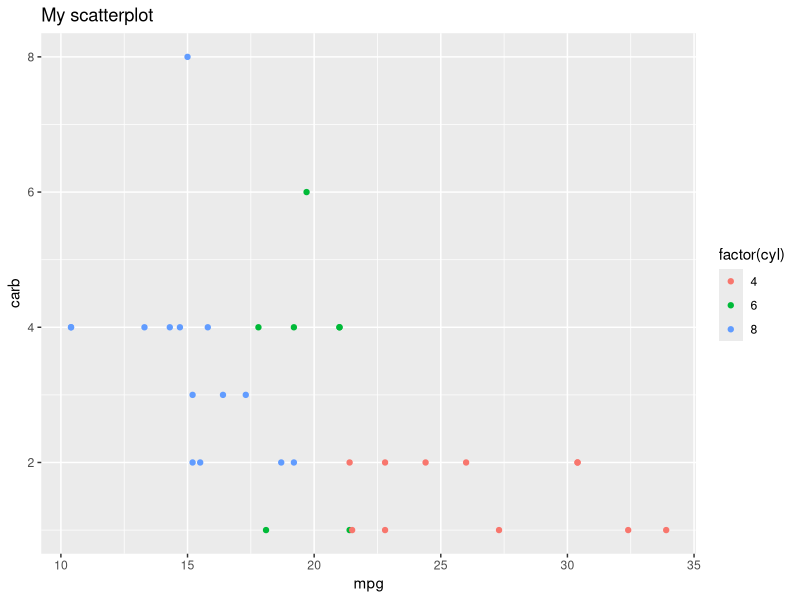
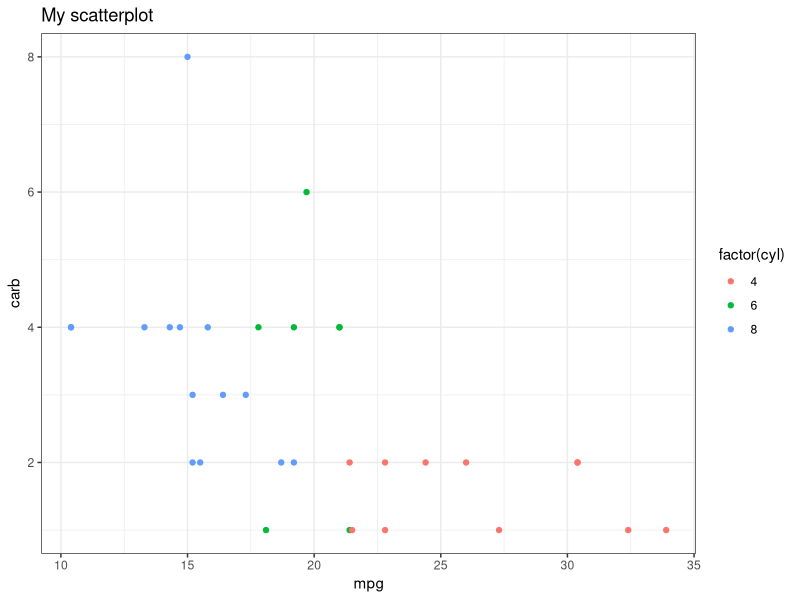
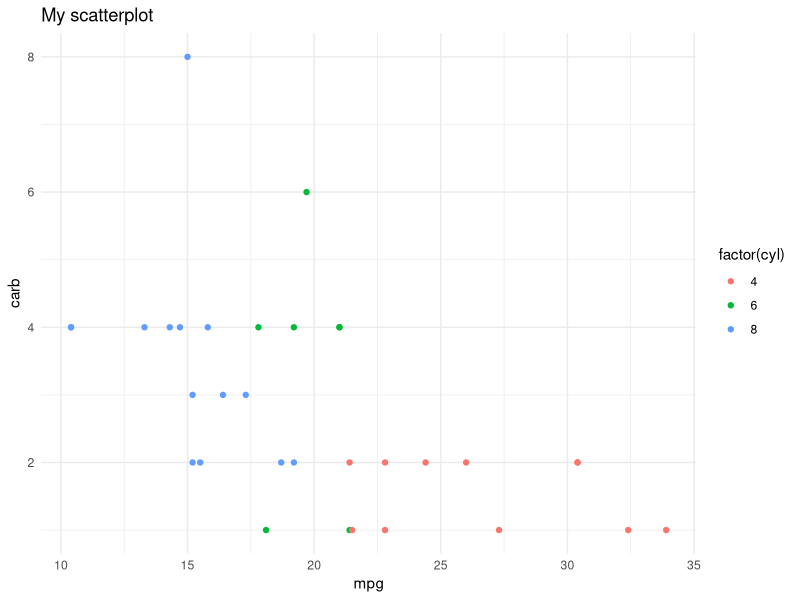
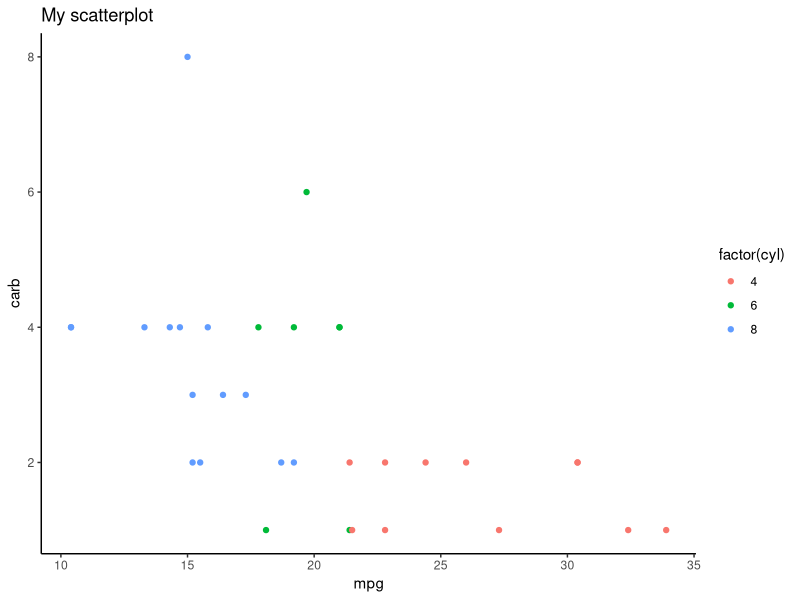
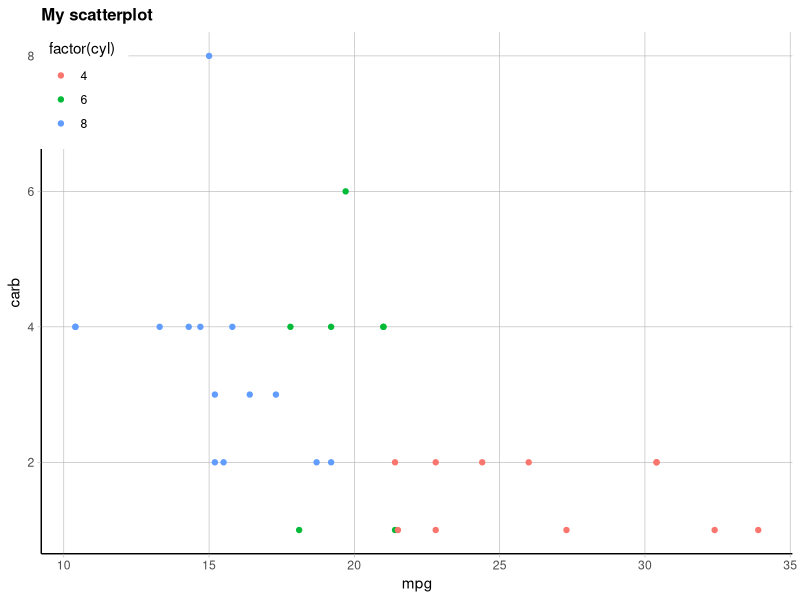
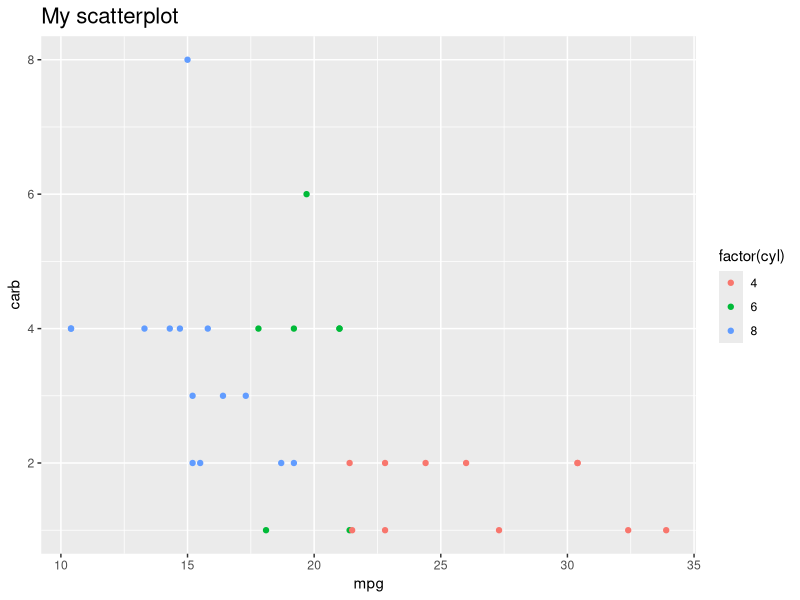
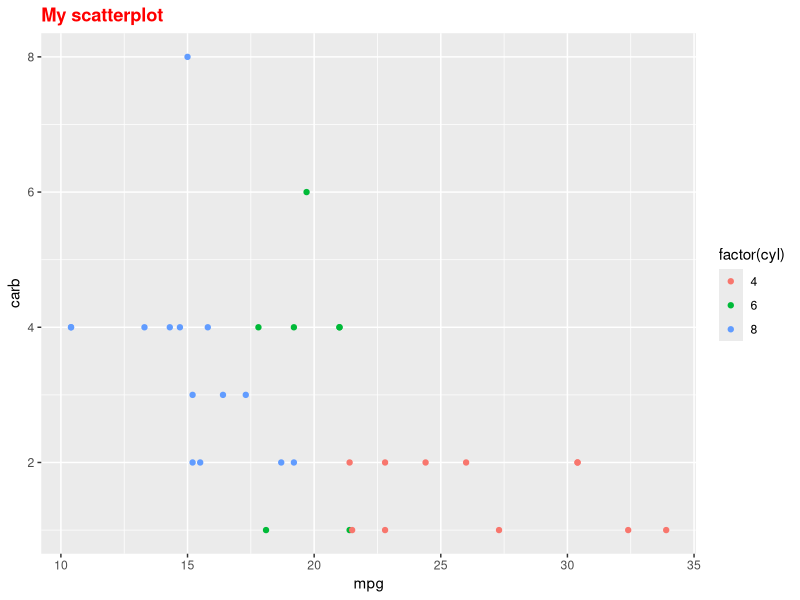
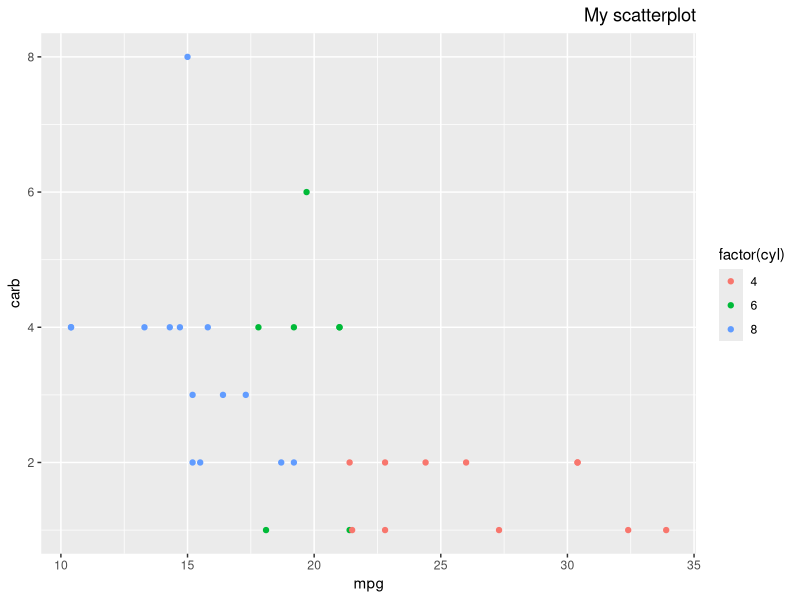

The R script that drew these images, in order:
## ---- chunk 1
library(tidyverse)

p <- ggplot(mtcars, aes(x = mpg, y = carb, color = factor(cyl))) +
  geom_point() +
  labs(title = "My scatterplot")
p
## ---- chunk 2
p + theme_bw()
## ---- chunk 3
p + theme_minimal()
## ---- chunk 4
p + theme_classic()
## ---- chunk 5
p + theme_classic() +
  theme(
    plot.title = element_text(face = "bold", size = 12),
    legend.background = element_rect(fill = "white", size = 4, colour = "white"),
    legend.justification = c(0, 1),
    legend.position = c(0, 1),
    axis.ticks = element_line(colour = "grey70", size = 0.2),
    panel.grid.major = element_line(colour = "grey70", size = 0.2),
    panel.grid.minor = element_blank()
  )
## ---- chunk 6
p + theme(plot.title = element_text(size = 16))
p + theme(plot.title = element_text(face = "bold", colour = "red"))
p + theme(plot.title = element_text(hjust = 1))
## ---- chunk 7
library(palmerpenguins)
## ---- chunk 8
penguins %>% select(bill_length_mm, island, species, year)
## ---- chunk 9
penguins %>% select(c("bill_length_mm","island","species","year"))
penguins %>% select(any_of(c("bill_length_mm","island","species","year")))
## ---- chunk 10
colnames_needed <- c("bill_length_mm","island","species","year")
penguins %>% select(colnames_needed)
## ---- chunk 11
colnames_needed <- c("bill_length_mm","island","species","year","MISSING")
# penguins %>% select((colnames_needed)) # does not work
penguins %>% select(any_of(colnames_needed)) # works!
# penguins %>% select(all_of(colnames_needed)) # does not work
## ---- chunk 12
penguins %>% count(species)
## ---- chunk 13
penguins %>% count(species, year)
## ---- chunk 14
penguins |> count(species, year)
